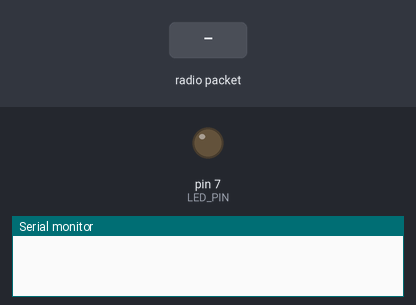
The sketch below on a simulated Arduino Uno, built with avr-gcc and run on an emulated ATmega328P. Parts: output pins drawn as LEDs (lit = HIGH), the last lines printed to the serial monitor. The inputs (shaded band) are chosen by the test bench. No radio packets arrive unless stated.

Above: at 1.2 s.
1.3 s: radio packet "ON" arrives
At 2.1 s:
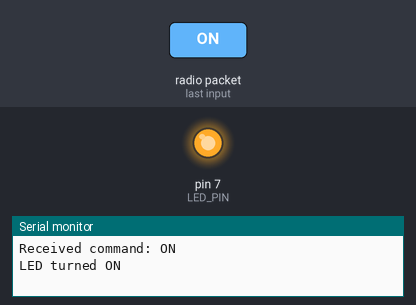
2.8 s: radio packet "OFF" arrives
At 3.2 s:
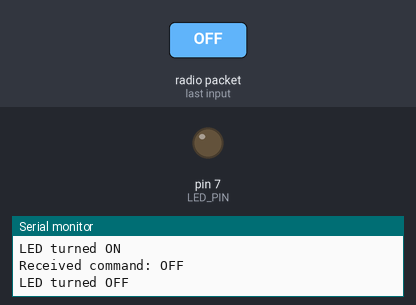
Timing chart, 0 to 5.8 s (numbered marks = the images above; inputs shaded):
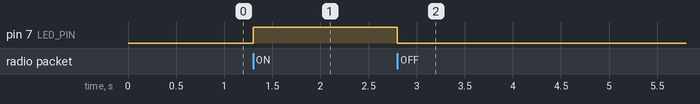

The sketch:

nrf-led.ino
```cpp
#include <SPI.h>
#include <RF24.h>

// nRF24L01 pins
#define CE_PIN 9
#define CSN_PIN 10

// LED pin
#define LED_PIN 7

// Initialize the radio object
RF24 radio(CE_PIN, CSN_PIN);

// Define address for communication
const byte address[6] = "00001";

void setup() {
    Serial.begin(9600);
    pinMode(LED_PIN, OUTPUT);   // Set LED pin as output
    digitalWrite(LED_PIN, LOW); // Start with LED off

    radio.begin();
    radio.openReadingPipe(0, address); // Set the same address for both devices
    radio.setPALevel(RF24_PA_LOW);     // Power level to low
    radio.startListening();
}

void loop() {
    if (radio.available()) {
        char text[32] = {0};
        radio.read(&text, sizeof(text));

        Serial.print("Received command: ");
        Serial.println(text);

        // Control LED based on received command
        if (strcmp(text, "ON") == 0) {
            digitalWrite(LED_PIN, HIGH); // Turn LED on
            Serial.println("LED turned ON");
        } else if (strcmp(text, "OFF") == 0) {
            digitalWrite(LED_PIN, LOW);  // Turn LED off
            Serial.println("LED turned OFF");
        }
    }
}
```

Measured:
- after the input at 1.3 s, pin 7 (LED_PIN): LOW → HIGH at once
- after the input at 2.8 s, pin 7 (LED_PIN): HIGH → LOW at once
